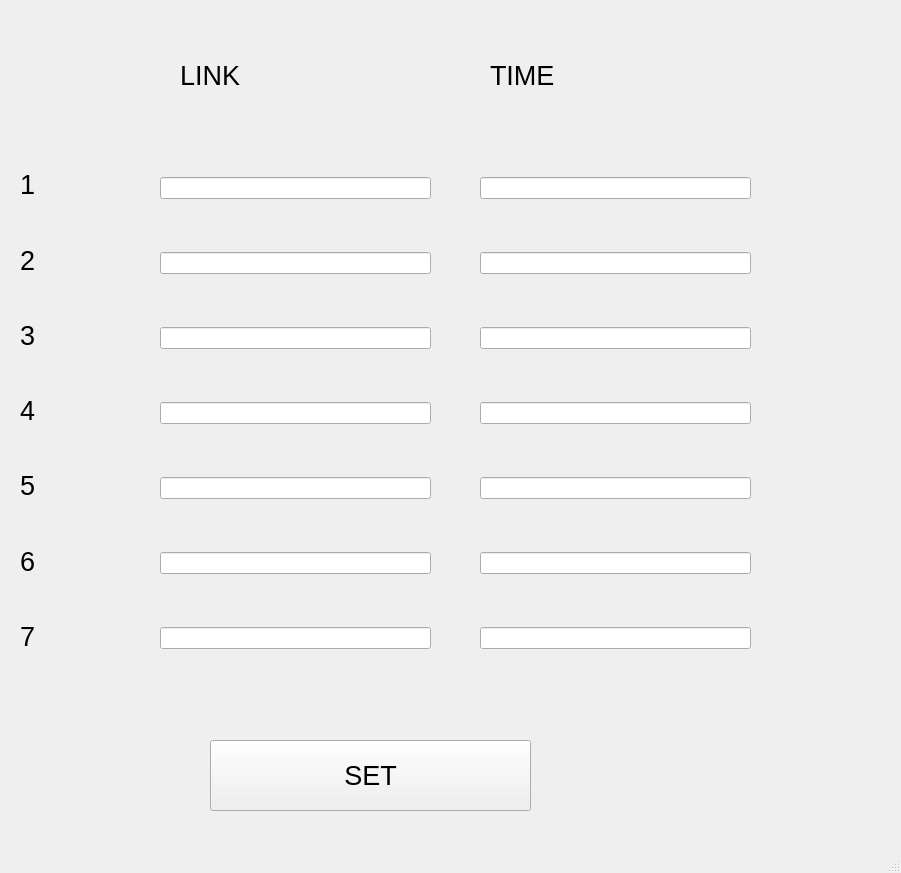
<?xml version="1.0" encoding="UTF-8"?>
<ui version="4.0">
 <class>MainWindow</class>
 <widget class="QMainWindow" name="MainWindow">
  <property name="geometry">
   <rect>
    <x>0</x>
    <y>0</y>
    <width>901</width>
    <height>873</height>
   </rect>
  </property>
  <property name="windowTitle">
   <string>MainWindow</string>
  </property>
  <widget class="QWidget" name="centralwidget">
   <widget class="QWidget" name="verticalLayoutWidget">
    <property name="geometry">
     <rect>
      <x>20</x>
      <y>150</y>
      <width>121</width>
      <height>521</height>
     </rect>
    </property>
    <layout class="QVBoxLayout" name="verticalLayout">
     <item>
      <widget class="QLabel" name="time1">
       <property name="font">
        <font>
         <pointsize>20</pointsize>
        </font>
       </property>
       <property name="text">
        <string>1</string>
       </property>
      </widget>
     </item>
     <item>
      <widget class="QLabel" name="label_2">
       <property name="font">
        <font>
         <pointsize>20</pointsize>
        </font>
       </property>
       <property name="text">
        <string>2</string>
       </property>
      </widget>
     </item>
     <item>
      <widget class="QLabel" name="label_3">
       <property name="font">
        <font>
         <pointsize>20</pointsize>
        </font>
       </property>
       <property name="text">
        <string>3</string>
       </property>
      </widget>
     </item>
     <item>
      <widget class="QLabel" name="label_4">
       <property name="font">
        <font>
         <pointsize>20</pointsize>
        </font>
       </property>
       <property name="text">
        <string>4</string>
       </property>
      </widget>
     </item>
     <item>
      <widget class="QLabel" name="label_5">
       <property name="font">
        <font>
         <pointsize>20</pointsize>
        </font>
       </property>
       <property name="text">
        <string>5</string>
       </property>
      </widget>
     </item>
     <item>
      <widget class="QLabel" name="label_6">
       <property name="font">
        <font>
         <pointsize>20</pointsize>
        </font>
       </property>
       <property name="text">
        <string>6</string>
       </property>
      </widget>
     </item>
     <item>
      <widget class="QLabel" name="label_7">
       <property name="font">
        <font>
         <pointsize>20</pointsize>
        </font>
       </property>
       <property name="text">
        <string>7</string>
       </property>
      </widget>
     </item>
    </layout>
   </widget>
   <widget class="QWidget" name="verticalLayoutWidget_2">
    <property name="geometry">
     <rect>
      <x>160</x>
      <y>130</y>
      <width>271</width>
      <height>571</height>
     </rect>
    </property>
    <layout class="QVBoxLayout" name="verticalLayout_2">
     <item>
      <widget class="QLineEdit" name="firstLink"/>
     </item>
     <item>
      <widget class="QLineEdit" name="secondLink"/>
     </item>
     <item>
      <widget class="QLineEdit" name="thirdLink"/>
     </item>
     <item>
      <widget class="QLineEdit" name="fourthLink"/>
     </item>
     <item>
      <widget class="QLineEdit" name="fifthLink"/>
     </item>
     <item>
      <widget class="QLineEdit" name="sixLink"/>
     </item>
     <item>
      <widget class="QLineEdit" name="sevenLink"/>
     </item>
    </layout>
   </widget>
   <widget class="QWidget" name="verticalLayoutWidget_3">
    <property name="geometry">
     <rect>
      <x>480</x>
      <y>130</y>
      <width>271</width>
      <height>571</height>
     </rect>
    </property>
    <layout class="QVBoxLayout" name="verticalLayout_3">
     <item>
      <widget class="QLineEdit" name="time1_2"/>
     </item>
     <item>
      <widget class="QLineEdit" name="time2"/>
     </item>
     <item>
      <widget class="QLineEdit" name="time3"/>
     </item>
     <item>
      <widget class="QLineEdit" name="time4"/>
     </item>
     <item>
      <widget class="QLineEdit" name="time5"/>
     </item>
     <item>
      <widget class="QLineEdit" name="time6"/>
     </item>
     <item>
      <widget class="QLineEdit" name="time7"/>
     </item>
    </layout>
   </widget>
   <widget class="QLabel" name="label_8">
    <property name="geometry">
     <rect>
      <x>180</x>
      <y>60</y>
      <width>251</width>
      <height>31</height>
     </rect>
    </property>
    <property name="font">
     <font>
      <pointsize>20</pointsize>
     </font>
    </property>
    <property name="text">
     <string>LINK</string>
    </property>
   </widget>
   <widget class="QLabel" name="label_9">
    <property name="geometry">
     <rect>
      <x>490</x>
      <y>60</y>
      <width>251</width>
      <height>31</height>
     </rect>
    </property>
    <property name="font">
     <font>
      <pointsize>20</pointsize>
     </font>
    </property>
    <property name="text">
     <string>TIME</string>
    </property>
   </widget>
   <widget class="QPushButton" name="pushButton">
    <property name="geometry">
     <rect>
      <x>210</x>
      <y>740</y>
      <width>321</width>
      <height>71</height>
     </rect>
    </property>
    <property name="font">
     <font>
      <pointsize>20</pointsize>
     </font>
    </property>
    <property name="text">
     <string>SET</string>
    </property>
   </widget>
  </widget>
  <widget class="QMenuBar" name="menubar">
   <property name="geometry">
    <rect>
     <x>0</x>
     <y>0</y>
     <width>901</width>
     <height>21</height>
    </rect>
   </property>
  </widget>
  <widget class="QStatusBar" name="statusbar"/>
 </widget>
 <resources/>
 <connections/>
</ui>
